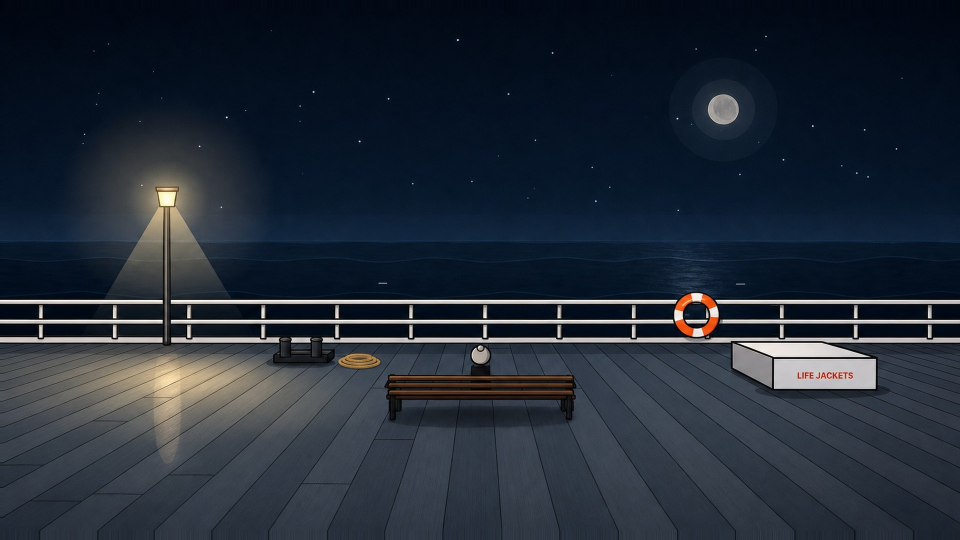
#> input picture door306-stick/references/stick/style_night.jpg, 1920 x 1080 px (shown at 1/2 size)
$ python -i restyle.py   (imports and definitions only)
#> lines starting #> are read from the running program, lines starting #| are printed output that depends on the picture
#> further down, picture is the input picture: PIL image 1920x1080 RGB; mean R, G, B 34.8, 43.4, 55
#!/usr/bin/env python3
"""Final art for "Never Open Your Door at 3:06 AM" (door306) from the image model (gpt-image-2 edits, quality high).

STYLE=semi2d (default): every shot is drawn in code first as a LAYOUT GUIDE; the final
frame is generated from several reference images at once:
    1. the layout keyframe        - composition, camera, poses, positions, props ONLY
    2. the character sheet(s)     - everyone in the shot must match exactly
    3. the location reference(s)  - room layout, materials, light
    4. the style reference        - references/style/animated2d.png
STYLE=stick keeps the old single-image redraw of "The 63rd Passenger".

    .venv/bin/python scripts/images/restyle.py lookdev            # character sheets + locations (checkpoint)
    .venv/bin/python scripts/images/restyle.py plan               # build/restyle_plan.json from build/shotmap.json
    .venv/bin/python scripts/images/restyle.py pictures           # canvas pictures shown on screens
    .venv/bin/python scripts/images/restyle.py gen [--only ids] [--limit N] [--workers 4]
    .venv/bin/python scripts/images/restyle.py mouths             # mouth-open variants (MOUTH_VARIANTS=1)
    .venv/bin/python scripts/images/restyle.py parallax           # optional foreground layers (local, free)
    .venv/bin/python scripts/images/restyle.py manifest           # -> src/data/generated/restyle.json + pictures.json
    .venv/bin/python scripts/images/restyle.py cost               # spending so far

Inputs: build/shotmap.json (scripts/images/shotmap.mjs), build/keyframes/*.png
(scripts/images/keyframes.mjs), build/refs/*.png (scripts/images/refs.mjs).
Every API call is logged with its token usage to logs/image_costs.jsonl; the run stops
before the estimated spend passes IMAGE_BUDGET_USD (default 50). Outputs are cached: the
same inputs and prompt are never paid for twice.
"""
from __future__ import annotations

import argparse
import base64
import hashlib
import io
import json
import os
import sys
import threading
import time
import urllib.error
import urllib.request
from concurrent.futures import ThreadPoolExecutor
from pathlib import Path

import numpy as np
from PIL import Image, ImageFilter

ROOT = Path(__file__).resolve().parent.parent.parent
SHOTMAP = ROOT / 'build' / 'shotmap.json'
KEYS = ROOT / 'build' / 'keyframes'
REFS = ROOT / 'build' / 'refs'
PLAN = ROOT / 'build' / 'restyle_plan.json'
OUT = ROOT / 'public' / 'restyle'
PICS = ROOT / 'public' / 'pictures'
CACHE = ROOT / 'logs' / 'image_cache.json'
LEDGER = ROOT / 'logs' / 'image_costs.jsonl'
MANIFEST = ROOT / 'src' / 'data' / 'generated' / 'restyle.json'
PIC_MANIFEST = ROOT / 'src' / 'data' / 'generated' / 'pictures.json'
SHEETS = ROOT / 'references' / 'sheets'
LOCS = ROOT / 'references' / 'locations'
STYLE_REF = ROOT / 'references' / 'style' / 'animated2d.png'
STYLE = os.environ.get('STYLE', 'semi2d')

STYLE_TEXT = (
    'semi-realistic 2D animated series for adults - clean line art, cel-shaded characters with natural proportions '
    'and very expressive eyes, painted atmospheric backgrounds, cinematic moody lighting'
)

# ---------------------------------------------------------------------------
# look bible
# ---------------------------------------------------------------------------
SARAH_SPEC = (
    'Sarah: a 28-year-old woman, slim, average height, pale skin with light freckles across her nose and cheeks, a soft heart-shaped face, '
    'large expressive green-grey eyes, straight AUBURN (copper red-brown) hair just below the shoulders, worn loose with a side parting; '
    'a faded SAGE-GREEN long-sleeved pyjama top with small white buttons, loose light-GREY sweatpants, BAREFOOT, no jewellery.'
)
HARRIS_SPEC = (
    'Mr. Harris: a 76-year-old man, thin and slightly stooped, pale wrinkled skin, a narrow kind face, watery pale-blue eyes, short white hair '
    'thinning on top, short white stubble; a long BROWN knitted cardigan over a white vest and grey striped pyjama trousers, brown slippers, '
    'thin wire reading glasses hanging on a cord around his neck.'
)
MOTHER_SPEC = (
    'The mother: an EAST ASIAN woman of about 40 - she must look NOTHING like Sarah: a round face with high cheekbones, narrow dark '
    'eyes, a small nose, NO freckles, straight jet-BLACK hair cut in a short chin-length BOB with blunt straight BANGS; a long PALE-BLUE '
    'nightgown under a grey cardigan, barefoot. THE BOY, her son: about 6 years old, East Asian, round cheeks, a black BOWL-CUT, big '
    'frightened dark eyes, DARK-BLUE pyjamas with small yellow stars, barefoot. She always holds him close against her chest.'
)
RESIDENTS_SPEC = (
    'The other residents of the fourth floor - always the SAME five people: (1) THE OLD MAN, about 85, bald with age spots, frail and trembling, '
    'grey striped pyjamas, one hand pressed flat against the wall to stay standing; (2) a heavy-set man in his 50s with light skin and a grey '
    'moustache, in a NAVY-BLUE bathrobe; (3) a man of about 30 with dark-brown skin and a short black beard, white T-shirt and red plaid '
    'pyjama trousers; (4) a woman of about 30 with light-brown skin and curly black hair, wrapped in a CREAM knitted blanket; (5) a woman in '
    'her 60s with short grey hair, a LILAC dressing gown over a white nightgown.'
)
LANDLORD_SPEC = (
    'The landlord: a man of about 55, broad and soft, a round clean-shaven friendly face with ruddy cheeks, thinning sandy-grey hair combed '
    'neatly to the side, small pale eyes; a GREY knitted SWEATER VEST over a light-blue shirt with the sleeves rolled up, brown trousers, '
    'a gold wedding ring. His manner is composed, polite and businesslike; his face is calm and slightly tired, with guarded, '
    'watchful eyes - at most a faint, thin, closed-mouth smile. He is NEVER cheerful, grinning or laughing.'
)
CREATURE_SPEC = (
    'The creature: nearly SEVEN FEET tall, an emaciated human-like body with GREY, waxy skin stretched tightly over its bones (ribs, knobbly '
    'joints), smooth and sexless like a mannequin, partly lost in shadow; extremely long thin arms that hang down to its shins; hands with five '
    'impossibly long, thin grey fingers; its head is bent forward and to one side at an impossible angle, as if its neck were broken; sparse '
    'lank dark hair; small sunken pale eyes; its jaw hangs open FAR too wide - a dark, hollow, toothless mouth. It moves hunched, its '
    'shoulders scraping the walls. It drags a large, coarse BURLAP SACK, grimy and darkly stained, tied at the neck with rope.'
)
CHAR_NOTE = {
    'sarah': 'Sarah must match her character sheet EXACTLY: same pale freckled face and green-grey eyes, the loose AUBURN hair with a side parting, '
             'the faded SAGE-GREEN pyjama top with white buttons, light-grey sweatpants, barefoot.',
    'harris': 'Mr. Harris must match his sheet EXACTLY: the thin stooped old man with white stubble, long BROWN cardigan over a white vest, '
              'striped pyjama trousers, slippers, reading glasses on a cord.',
    'mother': 'The mother and her little boy must match their sheet EXACTLY: the East Asian woman with the short black bob and straight '
              'bangs, pale-blue nightgown and grey cardigan; the boy with the black bowl-cut in dark-blue pyjamas with yellow stars; she '
              'holds him against her chest. She looks nothing like Sarah.',
    'residents': 'The other residents must be EXACTLY the five people of the residents sheet (the bald old man in grey pyjamas, the moustached '
                 'man in the navy bathrobe, the bearded man in the white T-shirt, the curly-haired woman in the cream blanket, the grey-haired '
                 'woman in the lilac dressing gown) - no other people.',
    'landlord': 'The landlord must match his sheet EXACTLY: round ruddy face, thinning sandy-grey hair combed to the side, grey sweater '
                'vest over a light-blue shirt with rolled sleeves, wedding ring; composed and polite, guarded eyes, at most a faint thin smile - '
                'never cheerful or grinning.',
    'creature': 'The creature must match its design sheet EXACTLY: nearly seven feet tall, grey skin tight over bone, head bent at an '
                'impossible angle, arms hanging to its shins, impossibly long fingers, jaw hanging open far too wide; never cute, never '
                'cartoonish, never gory.',
}
LOC_NOTE = {
    'hallway': 'The fourth-floor corridor of an old 1960s apartment building: long and narrow, a worn MOSS-GREEN carpet runner, yellowed cream '
               'walls with a dark-brown wooden dado rail, dark-brown wooden apartment doors on both sides (three on each side) each with a '
               'small brass peephole and a brass knob, flat FLUORESCENT TUBE fixtures on the ceiling; at the FAR end the opening to the '
               'STAIRWELL with a black metal railing going down; behind the camera a tall window.',
    'hallway_cross': 'The SAME fourth-floor corridor seen straight across from Sarah\'s front door: directly opposite is Mr. Harris\'s door; the '
                     'stairwell opening with the black metal railing is at the LEFT end of the corridor, the tall window at the RIGHT end; '
                     'moss-green carpet runner, cream walls, dark-brown doors, fluorescent tubes.',
    'flat': 'Sarah\'s small one-bedroom flat: the dark-wood front door (brass peephole, a brass security chain and a deadbolt) opens into a small '
            'living room: an old MUSTARD-YELLOW two-seat sofa, a small round wooden dining table with two chairs, a floor lamp, a window with '
            'half-open blinds through which orange streetlight falls in stripes, a short narrow corridor to the bedroom door, old wooden '
            'floorboards with a faded rug.',
    'bedroom': 'Sarah\'s small bedroom: a single bed with a rumpled white duvet, a nightstand with her phone, a window with blinds striped by '
               'orange streetlight, a wardrobe; the bedroom door opens onto the short corridor to the living room.',
    'stairwell': 'The building\'s stairwell: grey concrete steps in a switchback, a black metal railing, scuffed pale-green painted walls, a '
                 'caged bulb on each landing; seen from the fourth floor looking down to the third-floor landing.',
    'exterior': 'An old four-storey red-brick apartment building on a quiet residential street with bare trees, a small entrance with a glass '
                'door and three steps, rows of tall windows.',
    'lobby': 'The small ground-floor lobby: a wall of old brass mailboxes with small blank name-card holders, a chipped black-and-white tiled '
             'floor, the bottom of the staircase, the glass entrance door.',
    'office': 'The landlord\'s small cluttered office: a heavy wooden desk with a green-shaded banker\'s lamp, an old leather-bound notebook, '
              'a laptop, an old beige desk phone, a filing cabinet, a window with daylight through dusty blinds.',
}

SHEET_TAIL = (' Natural adult proportions, five fingers on each hand, clear readable silhouette, soft even studio light so every detail '
              'of face, hair and clothes is visible. No text, no labels, no captions.')
LOC_TAIL = ' Wide establishing view, no people at all, no text or numbers anywhere (door plates and labels are blank).'

LOOKDEV = {
    'sarah_turnaround': {
        'out': SHEETS / 'sarah_turnaround.png', 'refs': [],
        'prompt': (f'Character model sheet for an animated horror film, in exactly the style of the style reference image. {SARAH_SPEC} '
                   'Show her full body three times side by side on a plain light-grey background, same scale, standing in a neutral pose: '
                   'FRONT view, THREE-QUARTER view, SIDE (profile) view.' + SHEET_TAIL),
    },
    'sarah_expressions': {
        'out': SHEETS / 'sarah_expressions.png', 'refs': ['sheet:sarah_turnaround'],
        'prompt': ('Expression sheet for the SAME woman as in the character sheet image (identical freckled face, loose auburn hair with a side '
                   'parting, sage-green pyjama top), in exactly the style of the style reference. Five head-and-shoulders portraits in a row on '
                   'a plain dark-grey background, each lit by a strong key light on the face with deep shadow around it: 1 NEUTRAL, 2 UNEASY, '
                   '3 TERRIFIED (eyes very wide, brows pulled up, mouth tense), 4 SCREAMING, 5 CRYING (tears, trembling lip). Very expressive '
                   'eyes, readable on a phone screen. No text, no labels.'),
    },
    'harris': {
        'out': SHEETS / 'harris.png', 'refs': [],
        'prompt': (f'Character model sheet for an animated horror film, in exactly the style of the style reference image. {HARRIS_SPEC} '
                   'On a plain light-grey background: his full body in FRONT, THREE-QUARTER and SIDE view at the same scale, and next to them '
                   'three head-and-shoulders portraits: AFRAID (pale, eyes wide), a trembling finger raised to his lips (SHUSHING), CRYING '
                   '(tears streaming down his cheeks).' + SHEET_TAIL),
    },
    'mother_boy': {
        'out': SHEETS / 'mother_boy.png', 'refs': [],
        'prompt': (f'Character model sheet for an animated horror film, in exactly the style of the style reference image. {MOTHER_SPEC} '
                   'On a plain light-grey background: (1) the mother standing in FRONT view holding the boy against her chest, (2) the same in '
                   'THREE-QUARTER view, (3) the boy alone standing in front view, (4) a close-up of the mother pressing her hand gently over '
                   'the crying boy\'s mouth while she looks away, frightened.' + SHEET_TAIL),
    },
    'residents': {
        'out': SHEETS / 'residents.png', 'refs': [],
        'prompt': (f'Character line-up sheet for an animated horror film, in exactly the style of the style reference image. {RESIDENTS_SPEC} '
                   'Show the five residents standing side by side in FRONT view on a plain light-grey background, same scale, each one '
                   'clearly different, all with tense frightened faces.' + SHEET_TAIL),
    },
    'landlord': {
        'out': SHEETS / 'landlord.png', 'refs': [],
        'prompt': (f'Character model sheet for an animated horror film, in exactly the style of the style reference image. {LANDLORD_SPEC} '
                   'On a plain light-grey background: his full body in FRONT, THREE-QUARTER and SIDE view at the same scale, and two '
                   'head-and-shoulders portraits: CALM and NEUTRAL (polite, businesslike, guarded eyes, mouth closed), and a FAINT THIN closed-mouth smile '
                   'that does not reach his tired, cold eyes. Never cheerful.' + SHEET_TAIL),
    },
    'creature': {
        'out': SHEETS / 'creature.png', 'refs': [],
        'prompt': (f'Creature design sheet for an animated horror film, in exactly the style of the style reference image. {CREATURE_SPEC} '
                   'On a plain mid-grey background show: (1) front view, full body, with a door frame beside it that only reaches its shoulders; '
                   '(2) side view, hunched, dragging the sack; (3) three-quarter view, head bent hard to one side, jaw hanging open; '
                   '(4) a close-up of its long grey fingers curling around a black metal stair railing. Frightening but not gory: no blood, '
                   'no wounds. No text, no labels.'),
    },
    'loc_hallway': {'out': LOCS / 'hallway.png', 'refs': [], 'loc': 'hallway', 'prompt': (
        'Location reference: ' + LOC_NOTE['hallway'] + ' One-point perspective from the window end, looking down the corridor to the stairwell at '
        'the far end. Night: sickly yellow-green fluorescent light, cold blue shadows, the stairwell opening black.' + LOC_TAIL)},
    'loc_hallway_cross': {'out': LOCS / 'hallway_cross.png', 'refs': ['loc:hallway'], 'loc': 'hallway_cross', 'prompt': (
        'Location reference of the SAME corridor as the hallway location reference (same carpet, walls, doors, lights): ' + LOC_NOTE['hallway_cross']
        + ' The camera stands just inside Sarah\'s doorway at eye height, looking straight across the corridor at Mr. Harris\'s closed door. '
        'Night: sickly yellow-green fluorescent light, cold blue shadows.' + LOC_TAIL)},
    'loc_flat': {'out': LOCS / 'flat.png', 'refs': [], 'loc': 'flat', 'prompt': (
        'Location reference: ' + LOC_NOTE['flat'] + ' Seen from the living room towards the front door on the back wall, the corridor to the '
        'bedroom on the right. Night, lights off: dark blue shadows, orange streetlight stripes through the blinds, a thin line of '
        'yellow-green corridor light under the front door.' + LOC_TAIL)},
    'loc_bedroom': {'out': LOCS / 'bedroom.png', 'refs': ['loc:flat'], 'loc': 'bedroom', 'prompt': (
        'Location reference in the SAME flat as the flat location reference: ' + LOC_NOTE['bedroom'] + ' Night, dark blue, orange stripes of '
        'streetlight on the bed.' + LOC_TAIL)},
    'loc_stairwell': {'out': LOCS / 'stairwell.png', 'refs': ['loc:hallway'], 'loc': 'stairwell', 'prompt': (
        'Location reference of the stairwell at the end of the corridor in the hallway location reference (same black railing): '
        + LOC_NOTE['stairwell'] + ' Night: one dim flickering caged bulb, the lower flights fading into black.' + LOC_TAIL)},
    'loc_exterior': {'out': LOCS / 'exterior.png', 'refs': [], 'loc': 'exterior', 'prompt': (
        'Location reference: ' + LOC_NOTE['exterior'] + ' Night, about 3 am: deep blue, one sodium streetlight, every window dark except a '
        'faint yellow-green glow in the fourth-floor stairwell window.' + LOC_TAIL)},
    'loc_lobby': {'out': LOCS / 'lobby.png', 'refs': [], 'loc': 'lobby', 'prompt': (
        'Location reference: ' + LOC_NOTE['lobby'] + ' Morning: clean pale sunlight through the glass door.' + LOC_TAIL)},
    'loc_office': {'out': LOCS / 'office.png', 'refs': [], 'loc': 'office', 'prompt': (
        'Location reference: ' + LOC_NOTE['office'] + ' Morning: warm daylight through the blinds, the desk lamp on.' + LOC_TAIL)},
}

SAFE_NOTE = (
    'Context: one frame of an animated horror story for a general audience, like a TV horror cartoon - suspense and dread in an old '
    'apartment building at night; nothing gory or graphic, no blood, no wounds, no weapons. '
)

RULES = (
    'RULES: natural anatomy and natural, relaxed-but-tense poses; exactly five fingers on every hand; people sit ON chairs and floors, '
    'never through them; faces expressive and readable on a small phone screen - wide eyes, tense mouths, strong light on the face and '
    'deep shadows around it; a mouth is closed unless the description says the person is talking or screaming. Add NOTHING that is not '
    'described: no extra people, no faces in the background, no reflections of people, no ghosts, no text, letters, numbers, captions, '
    'logos or watermarks. 16:9 film frame: keep everything important inside the middle horizontal band (the top and bottom 8% are cropped).'
)

STICK_PROMPT = (
    'Redraw this exact frame as a polished, high-quality 2D cartoon illustration in the SAME stick-figure character style. Keep the '
    'composition, camera angle, framing, characters, poses and lighting exactly the same. No text, no captions, no watermark.'
)

# ---------------------------------------------------------------------------
# env, cache, ledger, budget
# ---------------------------------------------------------------------------
_lock = threading.Lock()
STOP = threading.Event()


# [27 lines left out: functions load_env, price, spent, not called in this run]


def budget() -> float:
    return float(os.environ.get('IMAGE_BUDGET_USD', 1.50))  # approved cap for the whole stick film ($1.50, low quality)


# [7 lines left out: function log_cost, not called in this run]


def cache_get() -> dict:
    return json.loads(CACHE.read_text()) if CACHE.exists() else {}


# [15 lines left out: functions cache_put, png_bytes, not called in this run]


def frame_canvas(img: Image.Image) -> Image.Image:
    """16:9 frame -> 1536x1024 canvas: the frame in the middle, the extra top/bottom filled
    with a blurred stretch of the frame's own edges (never black bars the model could copy)."""
    im = img.convert('RGB').resize((1536, 864), Image.LANCZOS)
    canvas = im.resize((1536, 1024), Image.BILINEAR).filter(ImageFilter.GaussianBlur(24))
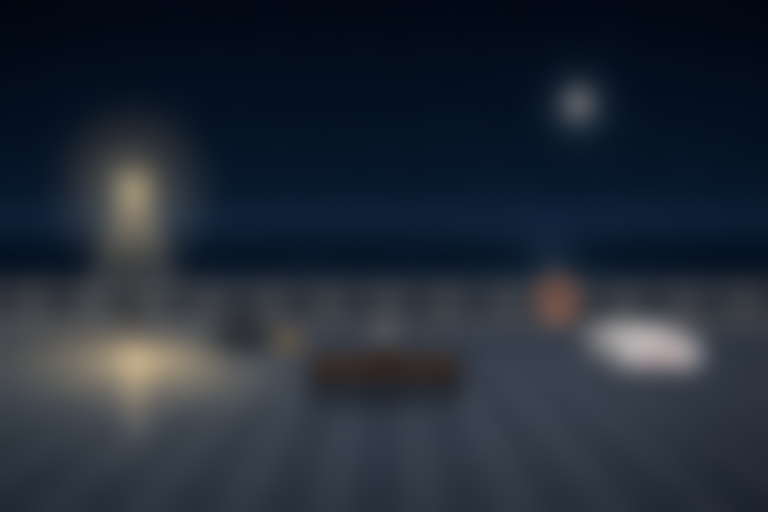
#> canvas: PIL image 1536x1024 RGB (shown at 1/2 size); mean R, G, B 34.8, 43.4, 55
    canvas.paste(im, (0, 80))
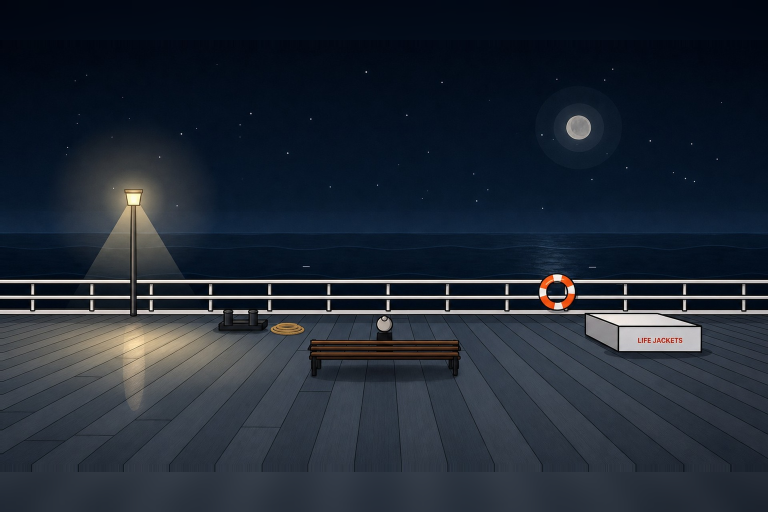
#> canvas: PIL image 1536x1024 RGB (shown at 1/2 size); mean R, G, B 32.8, 41.3, 52.9
#> (the rest of the program and of its run is left out)
